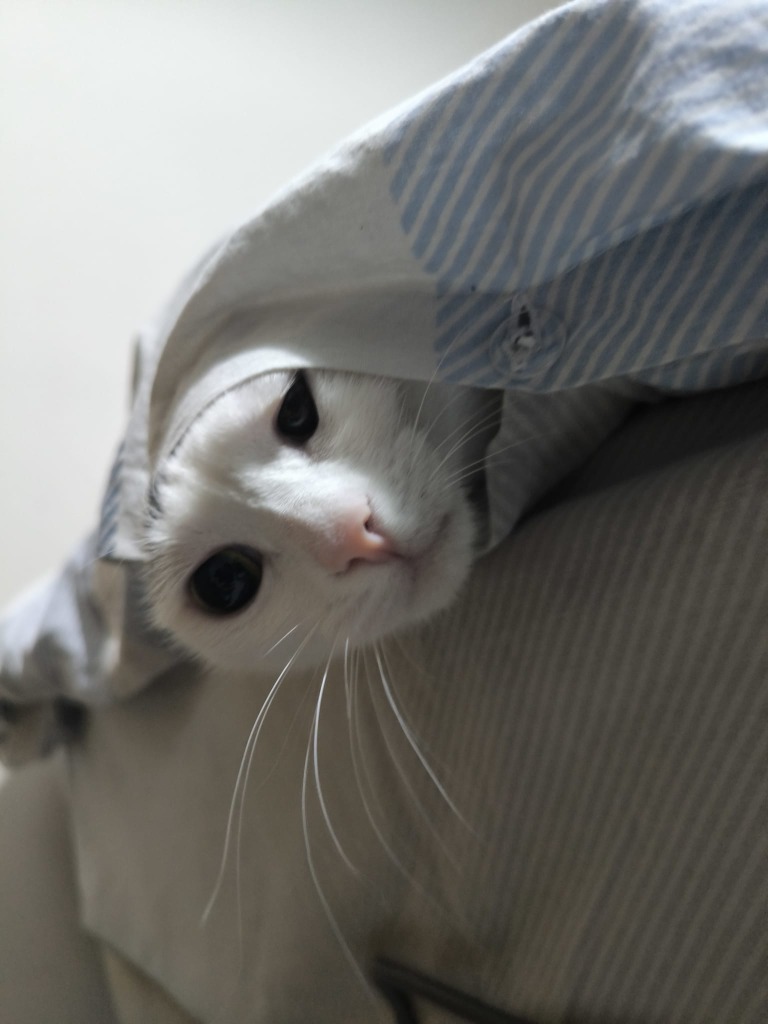
%> input picture hw1/img.jpeg, 1536 x 2048 px (shown at 1/2 size)
$ octave bim472_hw1.m   (GNU Octave 9; MATLAB toolbox functions it lacks are replaced by stand-ins)
%> lines starting %> are read from the running program, lines starting %| are printed output that depends on the picture
% BIM472 IMAGE PROCESSING - HOMEWORK #1
% PART II: Short programming example

clc; clear; close all;

% 1. Load the original image
img_color = imread('img.jpeg');
%> img_color is the input picture: size 2048x1536x3 uint8; mean R, G, B 115, 114.4, 110.7
img_gray = rgb2gray(img_color);

out_a = flipVertical(img_gray);
out_b = flipHorizontal(img_gray);
out_c = makeNegative(img_gray);
out_d = swapRedGreen(img_color);
out_e = averageWithMirror(img_gray);
out_f = addRandomValue(img_gray);

figure('Name', 'BIM472 - Homework 1', 'Position', [100, 100, 1200, 600]);

subplot(2, 4, 1); imshow(img_color); title('Original Color');
subplot(2, 4, 2); imshow(img_gray); title('Original Grayscale');

subplot(2, 4, 3); imshow(out_a); title('a. Vertically Flipped');
subplot(2, 4, 4); imshow(out_b); title('b. Horizontally Flipped');
subplot(2, 4, 5); imshow(out_c); title('c. Negative Image');
subplot(2, 4, 6); imshow(out_d); title('d. R-G Channels Swapped');
subplot(2, 4, 7); imshow(out_e); title('e. Averaged w/ Mirror');
subplot(2, 4, 8); imshow(out_f); title('f. Random Val Added & Clipped');

% a. Flip the image vertically
function out = flipVertical(in_img)
    out = in_img(end:-1:1, :);
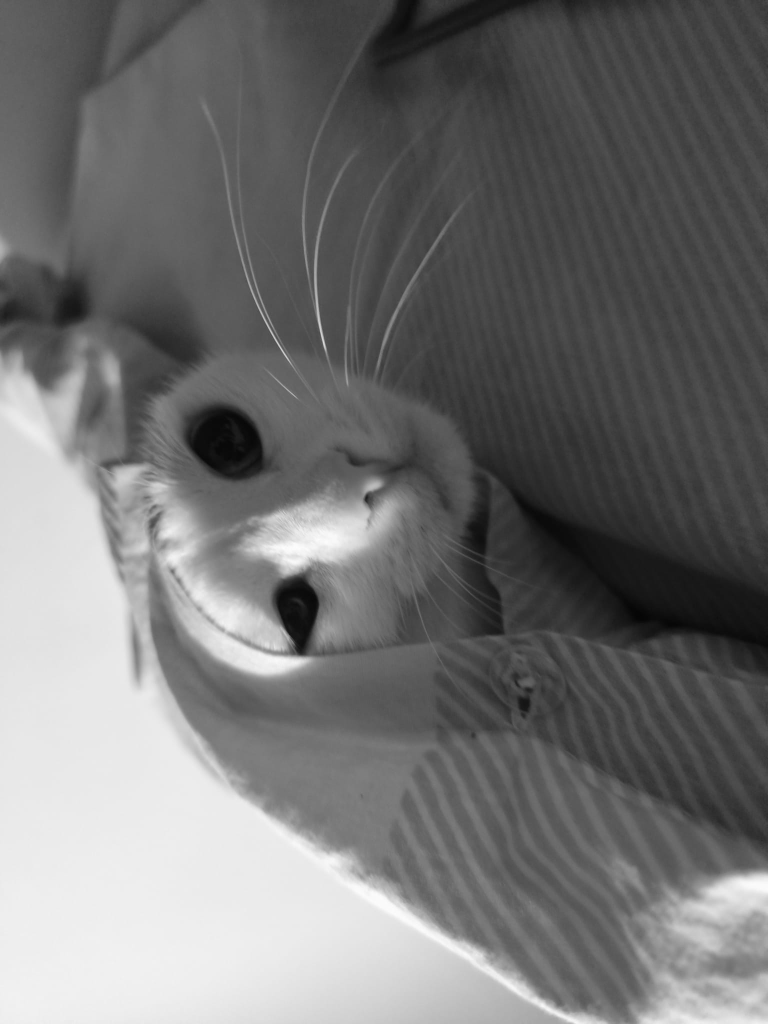
%> out: size 2048x1536 uint8 (shown at 1/2 size); min 4, max 253, mean 114.1; mean of the top-left, top-right, bottom-left and bottom-right quarters 97.3, 66.2, 198.1, 94.9
end

% b. Flip the image horizontally
function out = flipHorizontal(in_img)
    out = in_img(:, end:-1:1);
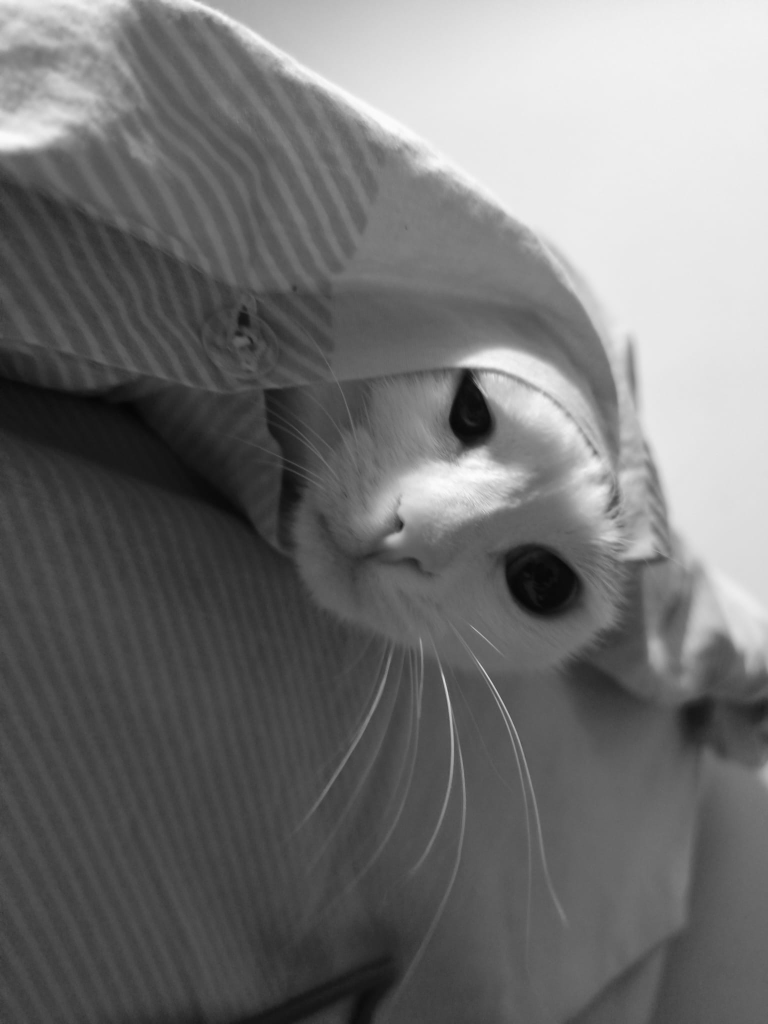
%> out: size 2048x1536 uint8 (shown at 1/2 size); min 4, max 253, mean 114.1; mean of the top-left, top-right, bottom-left and bottom-right quarters 94.9, 198.1, 66.2, 97.3
end

% c. Map a grayscale image to its "negative image"
function out = makeNegative(in_img)
    out = 255 - in_img;
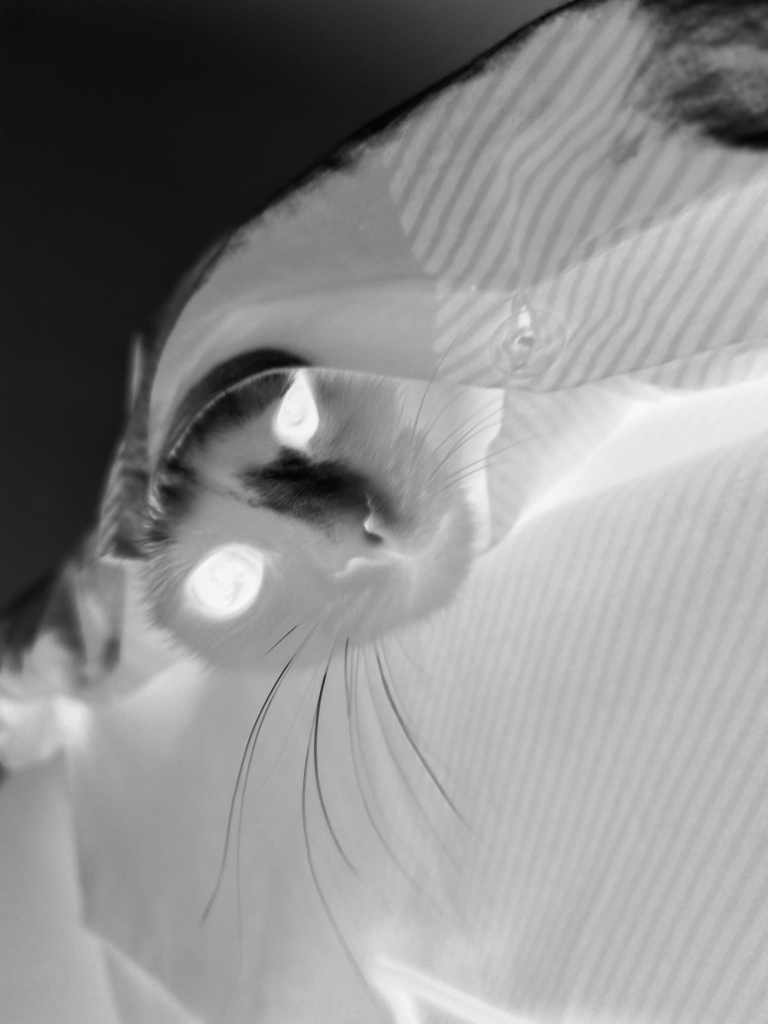
%> out: size 2048x1536 uint8 (shown at 1/2 size); min 2, max 251, mean 140.9
end

% d. Swap the red and green color channels of the input color image
function out = swapRedGreen(in_img)
    out = in_img;
    out(:, :, 1) = in_img(:, :, 2);
%> out: size 2048x1536x3 uint8
    out(:, :, 2) = in_img(:, :, 1);
end

% e. Average the input image with its mirror image (use typecasting!)
function out = averageWithMirror(in_img)
    mirror_img = in_img(:, end:-1:1); % Mirror view

    avg_img = (double(in_img) + double(mirror_img)) / 2;
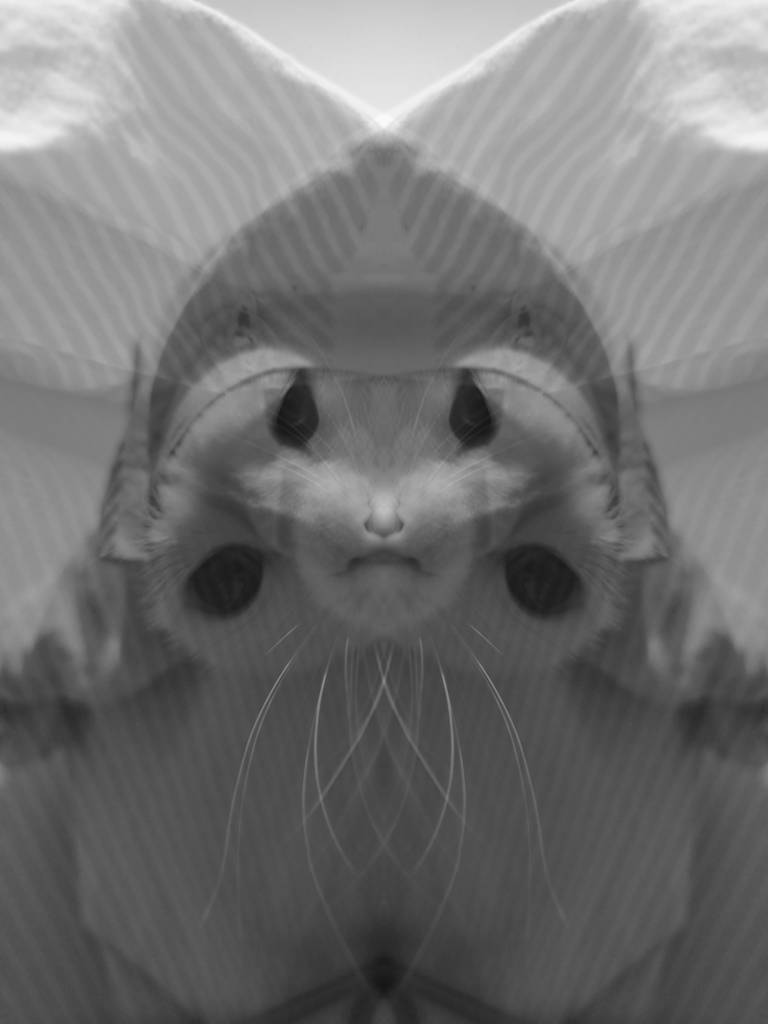
%> avg_img: size 2048x1536 double (shown at 1/2 size); min 22.5, max 251, mean 114.1

    out = uint8(avg_img);
%> out: size 2048x1536 uint8
end

% f. Add or subtract a random value between [0,255] and clip
function out = addRandomValue(in_img)
    rand_val = randi([-255, 255]);

    if rand_val < 0.5
        rand_val = -rand_val;
    end

    temp_img = double(in_img) + rand_val;
    temp_img(temp_img < 0) = 0;
    temp_img(temp_img > 255) = 255;
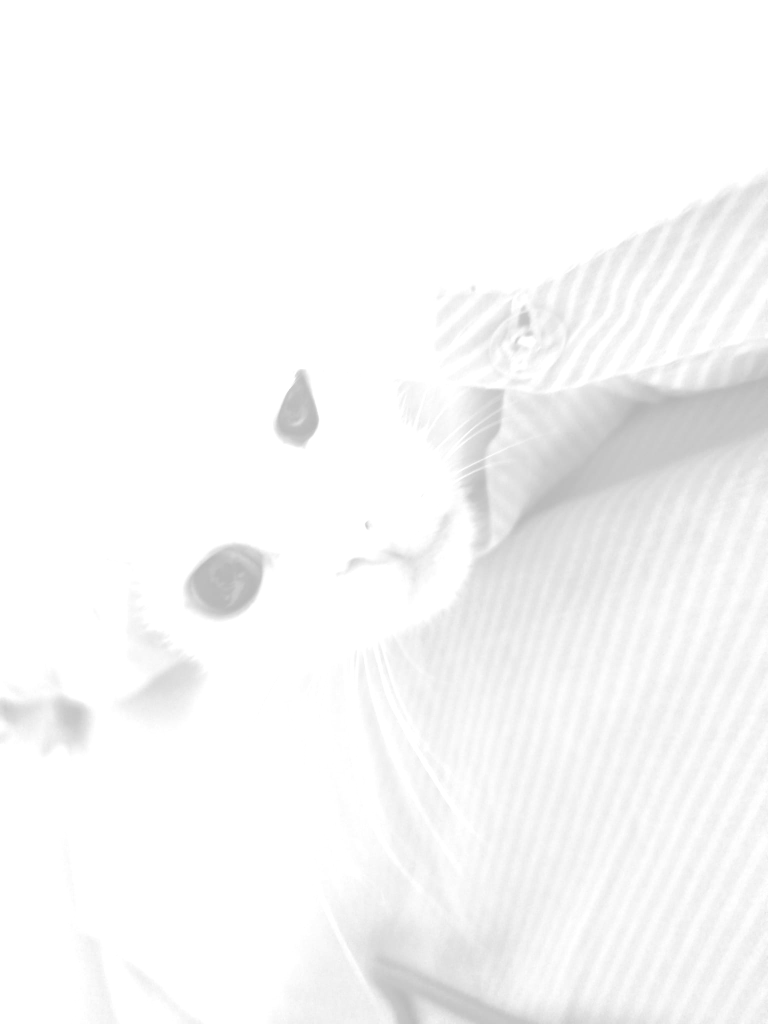
%> temp_img: size 2048x1536 double (shown at 1/2 size); min 180, max 255, mean 247.9

    out = uint8(temp_img);
end
